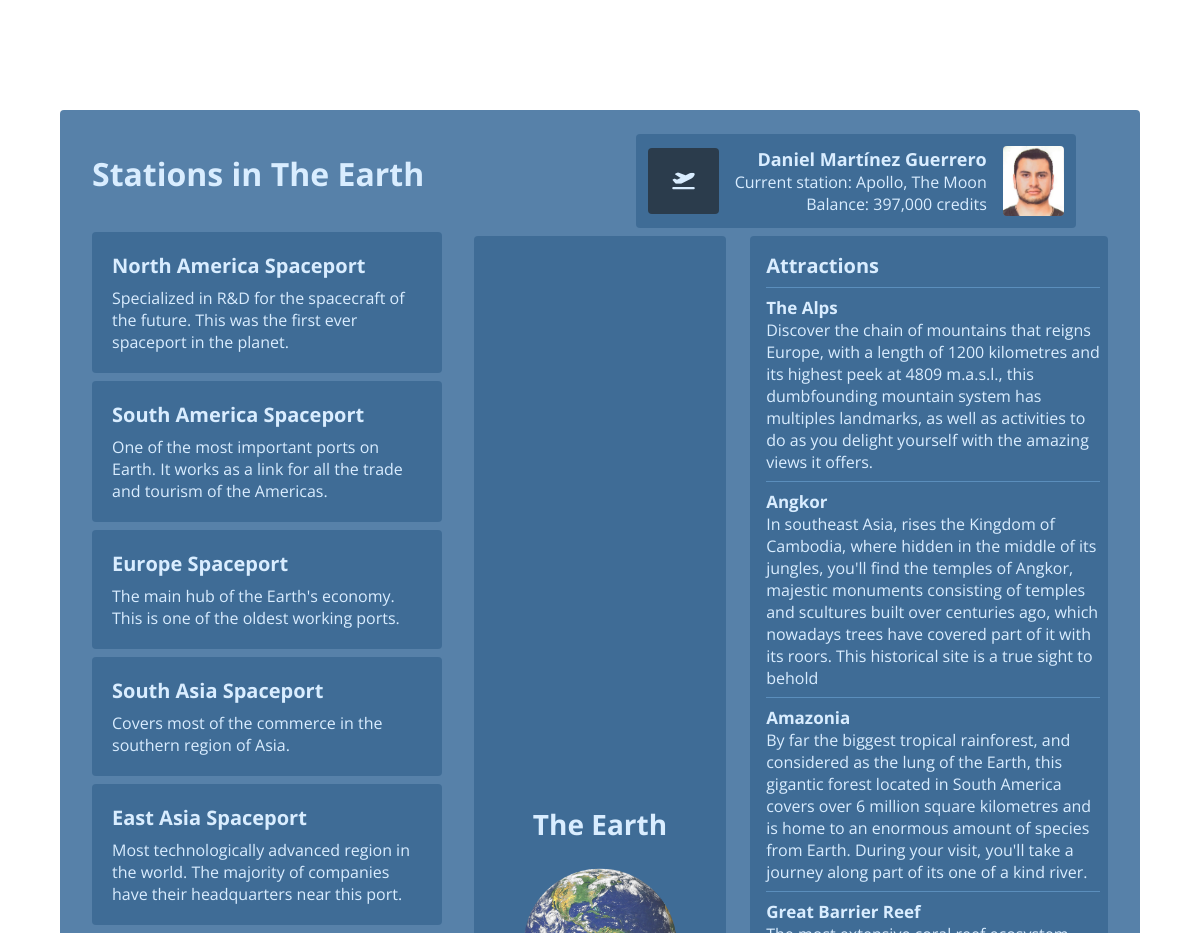
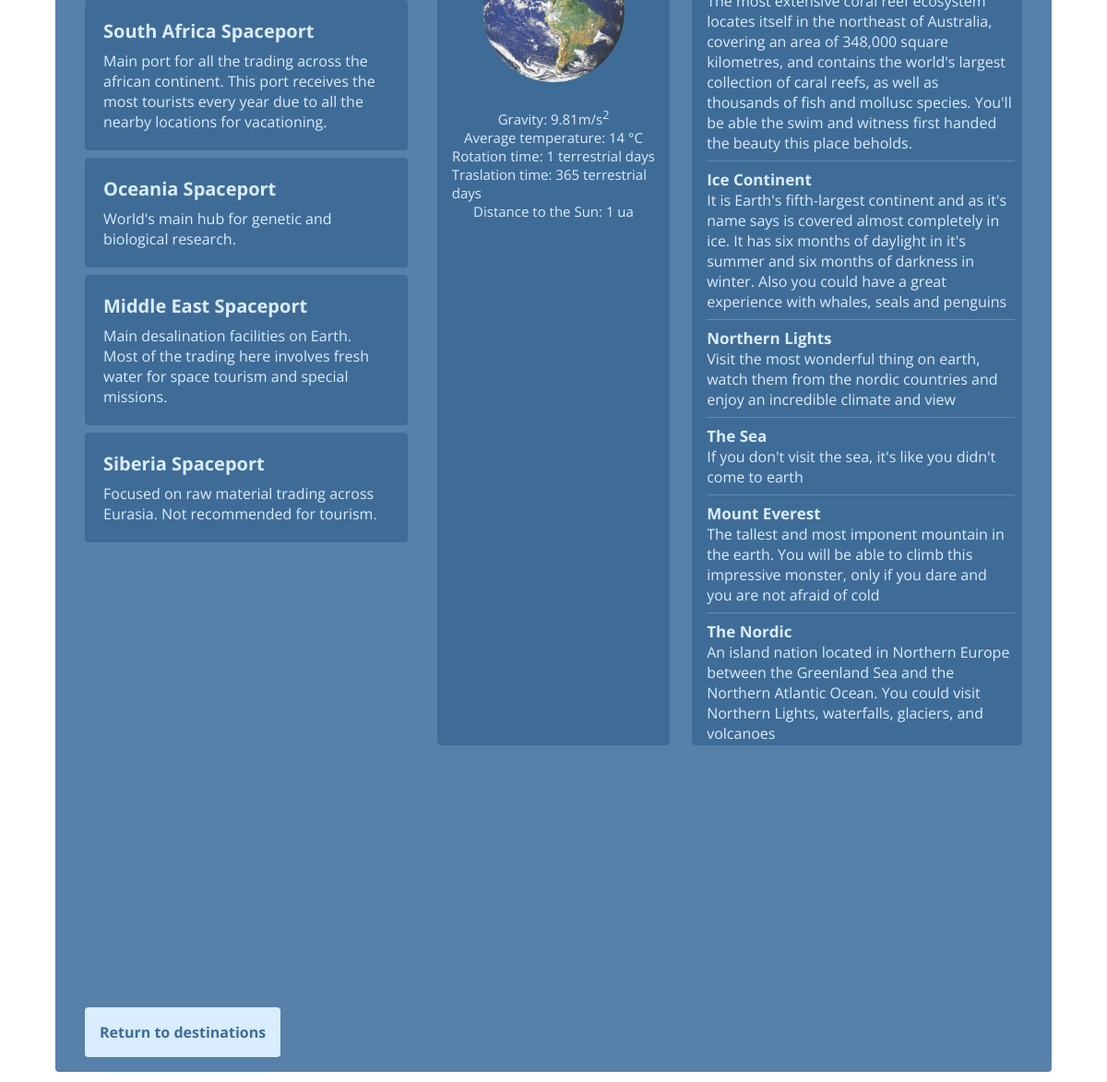
Page /stations.php?idDestination=1 (signed in) on the committed database (2 pictures, top to bottom).
### tables this page shows
CREATE TABLE IF NOT EXISTS `destino` (
  `idDestino` int(11) NOT NULL AUTO_INCREMENT,
  `nombreDestino` varchar(100) NOT NULL,
  `descripcionDestino` varchar(500) NOT NULL,
  `gravedadDestino` float NOT NULL,
  `temperaturaDestino` float NOT NULL,
  `tiempoRotacionDestino` float NOT NULL DEFAULT 0,
  `tiempoTraslacionDestino` float NOT NULL DEFAULT 0,
  `distanciaDestino` float NOT NULL DEFAULT 0,
  `ordenDestino` int(11) NOT NULL,
  PRIMARY KEY (`idDestino`)
);

CREATE TABLE IF NOT EXISTS `usuario` (
  `idUsuario` int(11) NOT NULL AUTO_INCREMENT,
  `nombreUsuario` varchar(100) NOT NULL,
  `claveUsuario` varchar(8) NOT NULL,
  `passwordUsuario` varchar(16) NOT NULL,
  `edadUsuario` int(11) NOT NULL,
  `procedenciaUsuario` varchar(200) NOT NULL,
  `creditoUsuario` int(11) NOT NULL,
  `destinoActualUsuario` int(11) NOT NULL DEFAULT 0,
  `estacionActualUsuario` varchar(100) NOT NULL,
  PRIMARY KEY (`idUsuario`)
);

CREATE TABLE IF NOT EXISTS `estacion` (
  `idEstacion` int(11) NOT NULL AUTO_INCREMENT,
  `nombreEstacion` varchar(100) NOT NULL,
  `descripcionEstacion` varchar(500) NOT NULL,
  `poblacionEstacion` int(11) NOT NULL,
  `tipoEstacion` varchar(1) NOT NULL,
  `idDestino` int(11) NOT NULL,
  PRIMARY KEY (`idEstacion`),
  KEY `idDestino` (`idDestino`),
  CONSTRAINT `estacion_ibfk_1` FOREIGN KEY (`idDestino`) REFERENCES `destino` (`idDestino`)
);

CREATE TABLE IF NOT EXISTS `atraccion` (
  `idAtraccion` int(11) NOT NULL AUTO_INCREMENT,
  `nombreAtraccion` varchar(100) NOT NULL,
  `descripcionAtraccion` varchar(500) NOT NULL,
  `idDestino` int(11) NOT NULL,
  PRIMARY KEY (`idAtraccion`),
  KEY `idDestino` (`idDestino`),
  CONSTRAINT `atraccion_ibfk_1` FOREIGN KEY (`idDestino`) REFERENCES `destino` (`idDestino`)
);

### stations.php (the view, shortened to what this page needs)
<?php
    require_once "conexion.php";
    $idUser = $_SESSION['idUser'];
    $idDestination = $_GET['idDestination'];
    $destinationQuery = "SELECT * FROM Destino WHERE idDestino = $idDestination;";
    $destination = $conexion->query($destinationQuery)->fetch_object();
    $currentDestinationQuery = "SELECT d.nombreDestino FROM Destino d, Usuario u WHERE u.destinoActualUsuario = d.idDestino AND u.idUsuario = $idUser";
    $currentDestination = $conexion->query($currentDestinationQuery)->fetch_object();
    $stationsQuery = "SELECT * FROM Estacion WHERE idDestino = $idDestination;";
    $stations = $conexion->query($stationsQuery);
    $attractionsQuery = "SELECT * FROM Atraccion WHERE idDestino = $idDestination;";
    $atracciones = $conexion->query($attractionsQuery);
    $userQuery = "SELECT idUsuario, nombreUsuario, estacionActualUsuario, creditoUsuario FROM Usuario WHERE idUsuario = $idUser";
    $user = $conexion->query($userQuery)->fetch_object();
?>
<!DOCTYPE html>
<html lang="en">
<head>
    <link rel="stylesheet" href="CSS/style.css">
    <link rel="stylesheet" href="https://cdnjs.cloudflare.com/ajax/libs/font-awesome/6.4.2/css/all.min.css" />
</head>
<body>
<div class="container container--station">
    <div class="window">
        <div class="window__header">
            <h1 class="window__title">Stations in <?php echo $destination->nombreDestino; ?></h1>
            <div class="profile">
                <div class="profile__left">
                    <a href="travel-history.php" class="link link--icon"><i class="fa-solid fa-plane-departure icon"></i></a>
                </div>
                <div class="profile__center">
                    <h2 class="profile__name"><?php echo $user->nombreUsuario; ?></h2>
                    <p class="profile__station">Current station: <?php echo $user->estacionActualUsuario; ?>, <?php echo $currentDestination->nombreDestino; ?></p>
                    <p class="profile__balance">Balance: <?php echo number_format($user->creditoUsuario); ?> credits</p>
                </div>
                <div class="profile__right">
                    <img src="./Images/Profile_Pictures/<?php echo $user->idUsuario; ?>.jpeg" alt="Profile Picture" class="profile__img">
                </div>
            </div>
        </div>
        <div class="stations-container">
            <div class="station-list">
                <?php
                    while($station = $stations->fetch_object()) {
                        if ($station->nombreEstacion != $user->estacionActualUsuario) {
                ?>
                    <a href="station-details.php?idStation=<?php echo $station->idEstacion; ?>" class="link">
                        <div class="station">
                            <h2 class="station__name"><?php echo $station->nombreEstacion; ?></h2>
                            <h3 class="station__description"><?php echo $station->descripcionEstacion; ?></h3>
                        </div>
                    </a>
                <?php
                        }
                    }
                ?>
            </div>
            <div class="station-destination">
                <h3 class="station-destination__name"><?php echo $destination->nombreDestino; ?></h3>
                <img src="./Images/Destinations/<?php echo $destination->nombreDestino; ?>.png" alt="<?php echo $destination->nombreDestino; ?>" class="img station-destination__img">
                <h4 class="station-destination__detail">Gravity: <?php echo $destination->gravedadDestino; ?>m/s<sup>2</sup></h4>
                <h4 class="station-destination__detail">Average temperature: <?php echo $destination->temperaturaDestino; ?> °C</h4>
                <h4 class="station-destination__detail">Rotation time: <?php echo $destination->tiempoRotacionDestino; ?> terrestrial days</h4>
                <h4 class="station-destination__detail">Traslation time: <?php echo number_format($destination->tiempoTraslacionDestino); ?> terrestrial days</h4>
                <h4 class="station-destination__detail">Distance to the Sun: <?php echo $destination->distanciaDestino; ?> ua</h4>
            </div>
            <div class="station-destination__attractions">
                <h3 class="station-destination__subtitle">Attractions</h3>
                    <?php
                        while($atraccion = $atracciones->fetch_object()) {
                    ?>
                        <div class="station-destination__attraction">
                            <p class="station-destination__attraction-name"><?php echo $atraccion->nombreAtraccion; ?></p>
                            <p class="station-destination__attraction-description"><?php echo $atraccion->descripcionAtraccion; ?></p>
                        </div>
                    <?php
                        }
                    ?>
                </div>
        </div>
        <a href="javascript:history.back()" class="link link--return">Return to destinations</a>
    </div>
</div>
</body>
</html>

### CSS/style.css (style rules this page uses)
:root { --window-background-color: #396B9A; --window-opacity: .85; --grid-option-background-color: #1d5284; --grid-option-background-color-hover: #13497b; --grid-option-background-opacity: .9; --grid-option-width: 25vw; --grid-option-height: 300px; --station-background-color: #1d5284; --station-background-color-hover: #13497b; --font-color: #d3eaff; --return-button-background-color: #d3eaff; --return-button-font-color: #1d5284; --button-primary-color: #05192c; --button-primary-color-hover: #123150; --button-primary-font-color: #d3eaff; --button-secondary-color: #d3eaff; --button-secondary-color-hover: #ebf6ff; --button-secondary-font-color: #05192c; }
* { padding: 0; margin: 0; box-sizing: border-box; font-family: 'Open Sans', Arial; scroll-behavior: smooth; }
body { overflow: hidden; }
.icon { font-size: 18px; color: var(--font-color); }

### CSS/container.css (style rules this page uses)
.container { display: flex; flex-direction: column; justify-content: center; align-items: center; width: 100%; min-height: 100vh; padding: 2rem; overflow: hidden; color: var(--font-color); }

### CSS/window.css (style rules this page uses)
.window { position: relative; background: var(--window-background-color); padding: 1.5rem 2rem 5rem; opacity: var(--window-opacity); width: 90vw; height: 90vh; border-radius: 4px; overflow: hidden; }
.window__header { display: flex; justify-content: space-between; align-items: center; padding-right: 2rem; }
.window__title { margin-bottom: 1rem; }

### CSS/profile.css (style rules this page uses)
.profile { display: flex; justify-content: space-between; align-items: center; background: var(--station-background-color); padding: .75rem; border-radius: 4px; }
.profile__center { text-align: right; margin-right: 1rem; }
.profile__right { display: flex; align-items: center; }
.profile__name { font-size: 18px; }
.profile__img { height: 70px; border-radius: 4px; background: var(--window-background-color); }

### CSS/station.css (style rules this page uses)
.stations-container { display: grid; grid-template-columns: 4fr 3fr 4fr; gap: 1rem; height: 80%; }
.station-list { display: flex; flex-direction: column; overflow-y: scroll; height: 100%; padding-right: .5rem; }
.station { color: var(--font-color); background: var(--station-background-color); padding: 1.25rem; margin: .25rem 0; border-radius: 4px; cursor: pointer; transition: 200ms ease background; opacity: 1; z-index: 1; }
.station__name { font-size: 20px; }
.station__description { font-size: 16px; font-weight: normal; margin-top: .5rem; }
.station-destination { display: flex; flex-direction: column; align-items: center; justify-content: center; background: var(--station-background-color); margin: .5rem; border-radius: 4px; padding: 1rem; height: 100%; }
.station-destination__img { width: 80%; margin: 1rem 0; }
.station-destination__name { font-size: 28px; }
.station-destination__subtitle { font-size: 20px; margin-bottom: .5rem; }
.station-destination__detail { font-size: 15px; font-weight: normal; }
.station-destination__attractions { background: var(--station-background-color); margin-top: .5rem; padding: 1rem; border-radius: 4px; height: 100%; overflow-y: scroll; padding-right: .5rem; }
.station-destination__attraction { padding: .5rem 0; border-top: 1px solid rgba(96, 161, 222, .5); }
.station-destination__attraction-name { font-size: 17px; font-weight: bold; }

### CSS/link.css (style rules this page uses)
.link { text-decoration: none; }
.link--return { position: absolute; bottom: 1rem; left: 2rem; display: flex; justify-content: center; align-items: center; background: var(--return-button-background-color); color: var(--return-button-font-color); padding: 1rem; border-radius: 4px; min-width: 150px; font-weight: bold; transition: 200ms ease background; }
.link--icon { display: flex; justify-content: center; align-items: center; padding: 1.5rem; transition: 200ms ease all; border-radius: 4px; margin-right: 1rem; background: var(--button-primary-color); }

### rows in the picture
destino: nombreDestino "The Earth", nombreDestino (picture), gravedadDestino "9.81", temperaturaDestino "14", tiempoRotacionDestino "1", tiempoTraslacionDestino "365", distanciaDestino "1"
usuario: nombreUsuario "Daniel Martínez Guerrero", estacionActualUsuario "Apollo", creditoUsuario "397,000"
destino: nombreDestino "The Moon"
estacion: nombreEstacion "North America Spaceport", descripcionEstacion "Specialized in R&D for the spacecraft of the future. This was the first ever spaceport in the planet."
estacion: nombreEstacion "South America Spaceport", descripcionEstacion "One of the most important ports on Earth. It works as a link for all the trade and tourism of the Americas."
estacion: nombreEstacion "Europe Spaceport", descripcionEstacion "The main hub of the Earth's economy. This is one of the oldest working ports."
estacion: nombreEstacion "South Asia Spaceport", descripcionEstacion "Covers most of the commerce in the southern region of Asia."
estacion: nombreEstacion "East Asia Spaceport", descripcionEstacion "Most technologically advanced region in the world. The majority of companies have their headquarters near this port."
estacion: nombreEstacion "South Africa Spaceport", descripcionEstacion "Main port for all the trading across the african continent. This port receives the most tourists every year due to all the nearby locations for vacationing."
estacion: nombreEstacion "Oceania Spaceport", descripcionEstacion "World's main hub for genetic and biological research."
estacion: nombreEstacion "Middle East Spaceport", descripcionEstacion "Main desalination facilities on Earth. Most of the trading here involves fresh water for space tourism and special missions."
estacion: nombreEstacion "Siberia Spaceport", descripcionEstacion "Focused on raw material trading across Eurasia. Not recommended for tourism."
atraccion: nombreAtraccion "The Alps", descripcionAtraccion "Discover the chain of mountains that reigns Europe, with a length of 1200 kilometres and its highest peek at 4809 m.a.s.l., this dumbfounding mountain system has multiples landmarks, as well as activities to do as you delight yourself with the amazing views it offers."
atraccion: nombreAtraccion "Angkor", descripcionAtraccion "In southeast Asia, rises the Kingdom of Cambodia, where hidden in the middle of its jungles, you'll find the temples of Angkor, majestic monuments consisting of temples and scultures built over centuries ago, which nowadays trees have covered part of it with its roors. This historical site is a true sight to behold"
atraccion: nombreAtraccion "Amazonia", descripcionAtraccion "By far the biggest tropical rainforest, and considered as the lung of the Earth, this gigantic forest located in South America covers over 6 million square kilometres and is home to an enormous amount of species from Earth. During your visit, you'll take a journey along part of its one of a kind river."
atraccion: nombreAtraccion "Great Barrier Reef", descripcionAtraccion "The most extensive coral reef ecosystem locates itself in the northeast of Australia, covering an area of 348,000 square kilometres, and contains the world's largest collection of caral reefs, as well as thousands of fish and mollusc species. You'll be able the swim and witness first handed the beauty this place beholds."
atraccion: nombreAtraccion "Ice Continent", descripcionAtraccion "It is Earth's fifth-largest continent and as it's name says is covered almost completely in ice. It has six months of daylight in it's summer and six months of darkness in winter. Also you could have a great experience with whales, seals and penguins"
atraccion: nombreAtraccion "Northern Lights", descripcionAtraccion "Visit the most wonderful thing on earth, watch them from the nordic countries and enjoy an incredible climate and view"
atraccion: nombreAtraccion "The Sea", descripcionAtraccion "If you don't visit the sea, it's like you didn't come to earth"
atraccion: nombreAtraccion "Mount Everest", descripcionAtraccion "The tallest and most imponent mountain in the earth. You will be able to climb this impressive monster, only if you dare and you are not afraid of cold"
atraccion: nombreAtraccion "The Nordic", descripcionAtraccion "An island nation located in Northern Europe between the Greenland Sea and the Northern Atlantic Ocean. You could visit Northern Lights, waterfalls, glaciers, and volcanoes"
